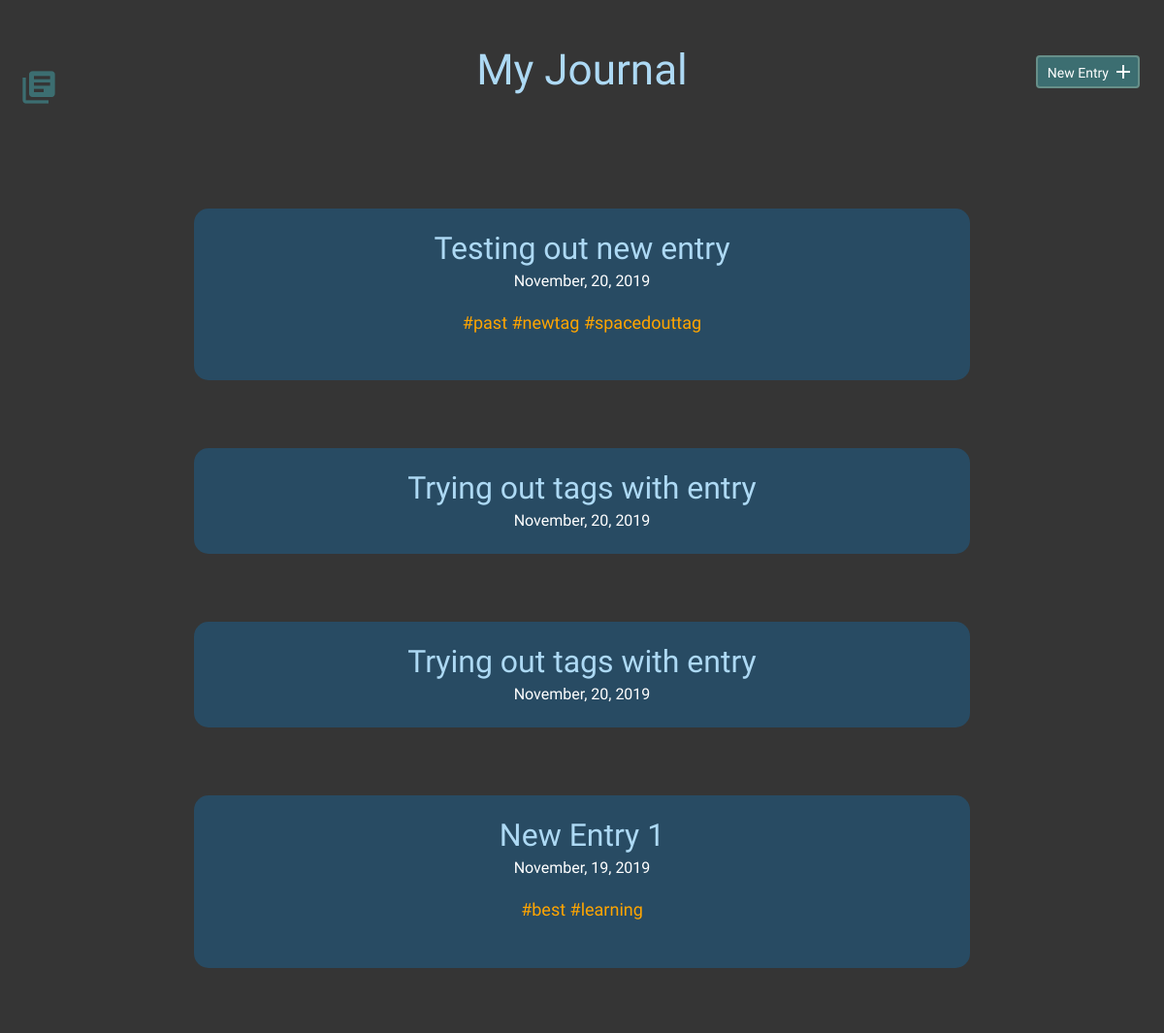
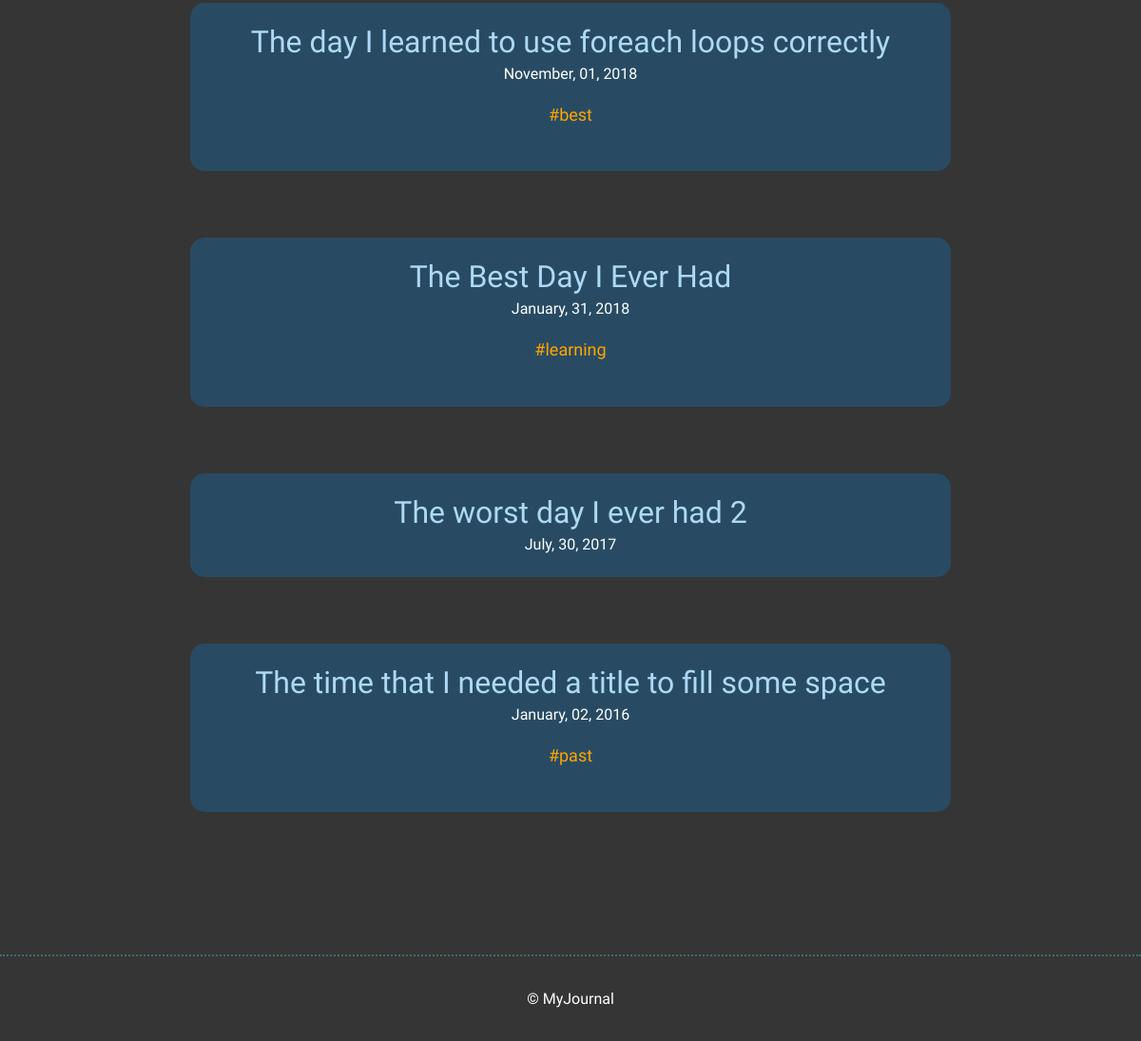
Before: / with the older database file (2 pictures, top to bottom).
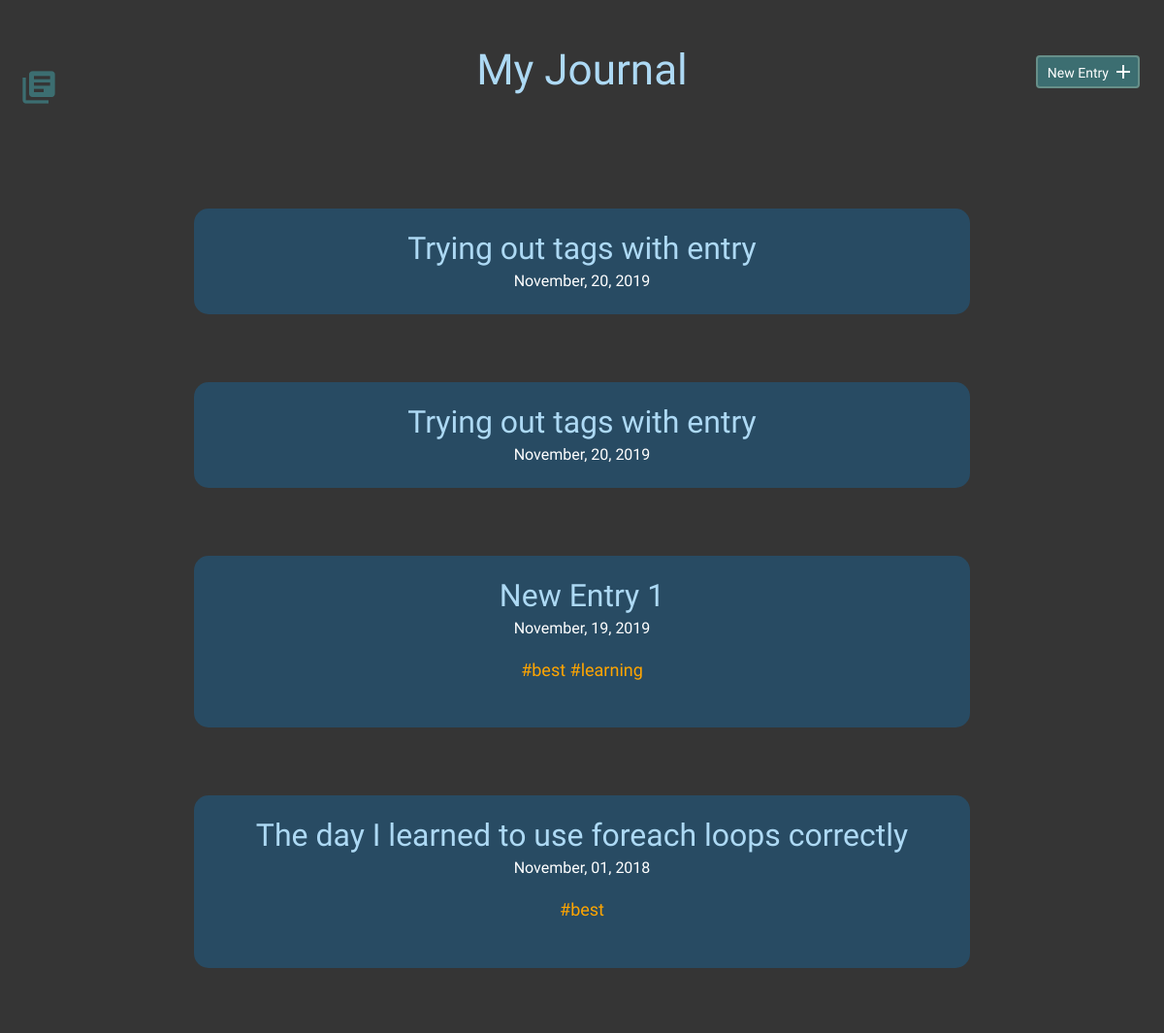
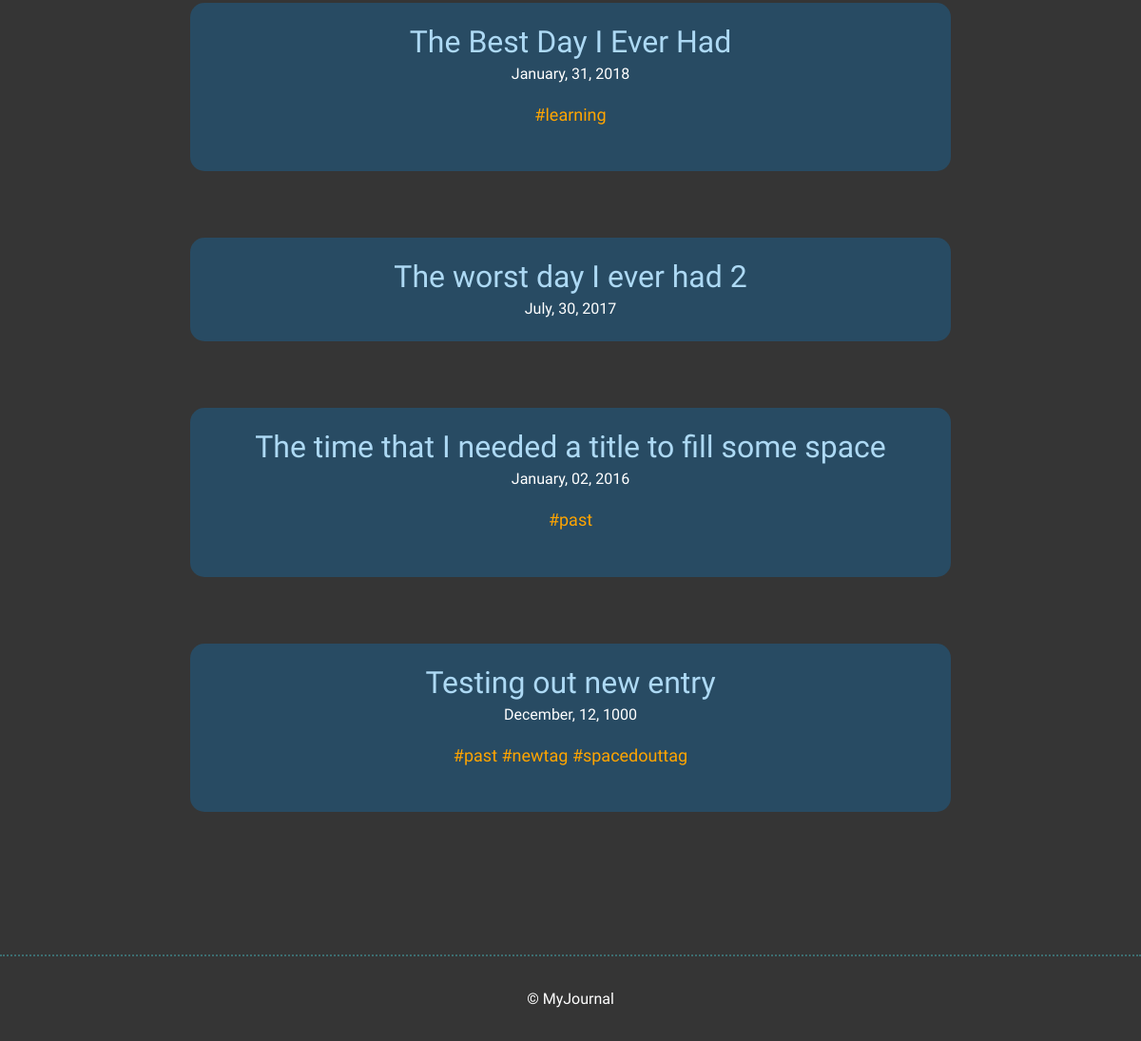
After: the same page with the newer database file (2 pictures, top to bottom).
### tables this page shows
CREATE TABLE "entries" (
	`id`	INTEGER,
	`title`	TEXT,
	`date`	TEXT,
	`time_spent`	INTEGER,
	`learned`	BLOB,
	`resources`	BLOB,
	PRIMARY KEY(`id`)
);

### inc/functions.php (called while the page is built, shortened)
<?php
function get_entry(){
    include ("connection.php");
    try {
        $sql = "SELECT * FROM entries ORDER BY date DESC";
        $stmt = $db->prepare($sql);
        $stmt->execute();
        $results = $stmt->fetchAll(PDO::FETCH_ASSOC);
        return $results;
    } catch (Exception $e) {
        echo "Unable to query DB" . $e->getMessage();
        die();
    }
}
function get_tags_by_entry_id($entries_id){
    include ("connection.php");
    try {
    $sql = "SELECT tags.id, tags.tags FROM tags JOIN entry_tags ON tags.id = entry_tags.tag_id WHERE entry_tags.entry_id = :entries_id";
    $stmt = $db->prepare($sql);
    $stmt->bindParam(':entries_id',$entries_id,PDO::PARAM_INT);
    $stmt->execute();
    $results = $stmt->fetchAll(PDO::FETCH_ASSOC);
    if(!empty($results)) {
        return $results;
    } else {
        return false;
    }
} catch (Exception $e) {
    echo "Unable to query DB" . $e->getMessage();
    die();
}
}
?>

### index.php (the view, shortened to what this page needs)
<?php include ("inc/header.php"); ?>
        <section>
            <div class="container">
                <div class="entry-list">
                    <?php
                    if(isset($sortTag)){
                        $entries = sort_by_tags($sortTag);
                        foreach($entries AS $entry) {
                            echo "<article>
                            <h2><a href=\"detail.php?id=". $entry['id'] . "\">" .$entry['title']. "</a></h2>
                            <time datetime=\"" . $entry['date'] . "\">" . date('F, d, Y', strtotime($entry['date'])) . "</time>";
                            $tags = get_tags_by_entry_id($entry['entry_id']);
                            if($tags == true){
                                echo "<p>";
                                $tags = array_column($tags, "tags");
                                foreach($tags as $tag){
                                    echo "<a class='taglink' href=index.php?tag=".$tag. ">#" . $tag . "</a> ";
                                }
                                echo "</p>";
                            }
                             echo "</article>";
                        }
                    } else {
                        $entries = get_entry();
                        foreach ($entries as $entry) {
                            echo '<article>
                        <h2><a href="detail.php?id='.$entry['id'].'">'.$entry['title'].'</a></h2>
                        <time datetime="'.$entry['date'].'">'.date('F, d, Y', strtotime($entry['date'])).'</time>';
                            $tags = get_tags_by_entry_id($entry['id']);
                            if (true == $tags) {
                                echo '<p>';
                                $tags = array_column($tags, 'tags');
                                foreach ($tags as $tag) {
                                    echo "<a class='taglink' href=index.php?tag=".$tag. ">#" . $tag . "</a> ";
                                }
                                echo '</p>';
                            }
                            echo '</article>';
                        }
                    }
                    ?>
                </div>
            </div>
        </section>
<?php include ("inc/footer.php"); ?>

Changed rows visible on the page:
changed entries "Testing out new entry": date "November, 20, 2019" → "December, 12, 1000"; moves down the list
